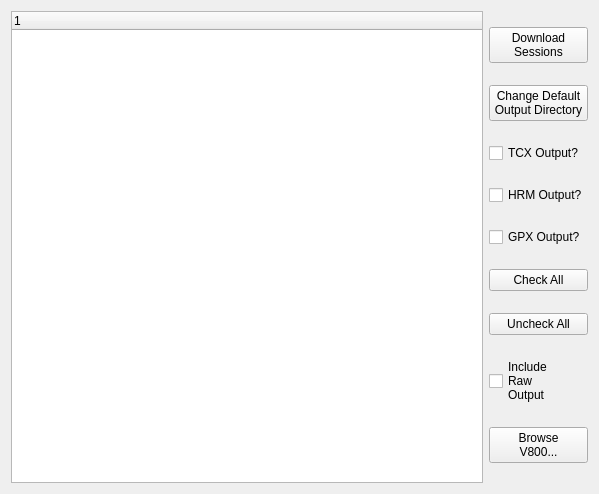
<?xml version="1.0" encoding="UTF-8"?>
<ui version="4.0">
 <class>V800Main</class>
 <widget class="QWidget" name="V800Main">
  <property name="geometry">
   <rect>
    <x>0</x>
    <y>0</y>
    <width>599</width>
    <height>494</height>
   </rect>
  </property>
  <property name="windowTitle">
   <string>V800 Downloader</string>
  </property>
  <layout class="QGridLayout" name="gridLayout">
   <item row="0" column="0">
    <layout class="QHBoxLayout" name="horizontalLayout">
     <property name="spacing">
      <number>-1</number>
     </property>
     <item>
      <widget class="QTreeWidget" name="exerciseTree">
       <column>
        <property name="text">
         <string notr="true">1</string>
        </property>
       </column>
      </widget>
     </item>
     <item>
      <layout class="QVBoxLayout" name="verticalLayout">
       <property name="spacing">
        <number>-1</number>
       </property>
       <property name="sizeConstraint">
        <enum>QLayout::SetDefaultConstraint</enum>
       </property>
       <item>
        <widget class="QPushButton" name="downloadBtn">
         <property name="text">
          <string>Download
Sessions</string>
         </property>
        </widget>
       </item>
       <item>
        <widget class="QPushButton" name="dirSelectBtn">
         <property name="text">
          <string>Change Default
Output Directory</string>
         </property>
        </widget>
       </item>
       <item>
        <widget class="QCheckBox" name="tcxBox">
         <property name="text">
          <string>TCX Output?</string>
         </property>
        </widget>
       </item>
       <item>
        <widget class="QCheckBox" name="hrmBox">
         <property name="text">
          <string>HRM Output?</string>
         </property>
        </widget>
       </item>
       <item>
        <widget class="QCheckBox" name="gpxBox">
         <property name="text">
          <string>GPX Output?</string>
         </property>
        </widget>
       </item>
       <item>
        <widget class="QPushButton" name="checkBtn">
         <property name="text">
          <string>Check All</string>
         </property>
        </widget>
       </item>
       <item>
        <widget class="QPushButton" name="uncheckBtn">
         <property name="text">
          <string>Uncheck All</string>
         </property>
        </widget>
       </item>
       <item>
        <widget class="QCheckBox" name="rawChk">
         <property name="text">
          <string>Include
Raw
Output</string>
         </property>
        </widget>
       </item>
       <item>
        <widget class="QPushButton" name="fsBtn">
         <property name="cursor">
          <cursorShape>ArrowCursor</cursorShape>
         </property>
         <property name="text">
          <string>Browse 
V800...</string>
         </property>
        </widget>
       </item>
      </layout>
     </item>
    </layout>
   </item>
  </layout>
 </widget>
 <layoutdefault spacing="6" margin="11"/>
 <resources/>
 <connections/>
</ui>
